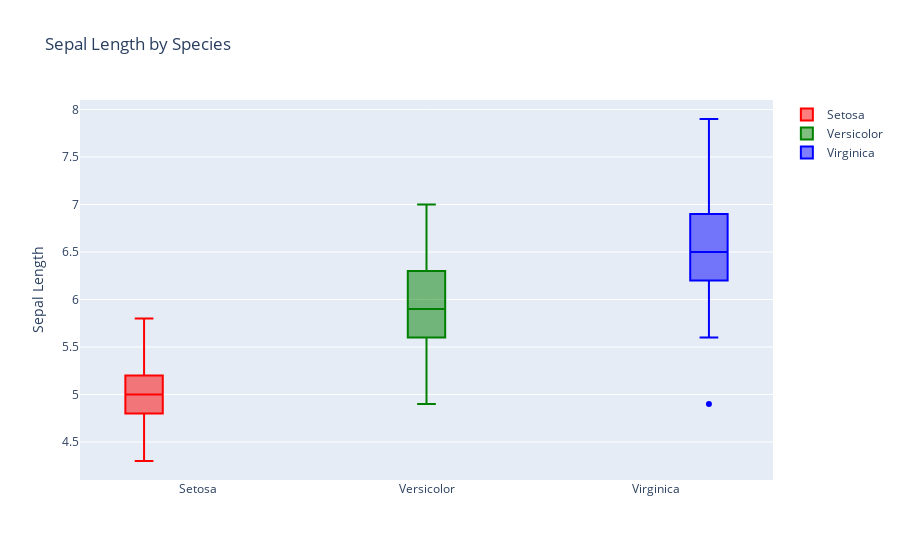

Here is the notebook cell this chart was saved with:
### Code cell
import plotly.graph_objects as go

setosa_sepal_length = iris_df[iris_df['species'] == 'setosa']['sepal length (cm)']
versicolor_sepal_length = iris_df[iris_df['species'] == 'versicolor']['sepal length (cm)']
virginica_sepal_length = iris_df[iris_df['species'] == 'virginica']['sepal length (cm)']

# Crear una figura
fig = go.Figure()
# Agregar los boxplots para cada especie
fig.add_trace(go.Box(y=setosa_sepal_length, name='Setosa', marker_color='red'))
fig.add_trace(go.Box(y=versicolor_sepal_length, name='Versicolor', marker_color='green'))
fig.add_trace(go.Box(y=virginica_sepal_length, name='Virginica', marker_color='blue'))

# Agregar títulos y etiquetas
fig.update_layout(
   title='Sepal Length by Species',
   yaxis_title='Sepal Length',
   boxmode='group'  # Agrupar juntas las cajas de los diferentes trazos para cada categoría
)

### Figure 1 — Plotly figure (JSON) as saved in the notebook; plotly's stock layout.template omitted (floating-point values rounded to 4 significant figures)
{"data": [{"marker": {"color": "red"}, "name": "Setosa", "type": "box", "y": [5.1, 4.9, 4.7, 4.6, 5.0, 5.4, 4.6, 5.0, 4.4, 4.9, 5.4, 4.8, 4.8, 4.3, 5.8, 5.7, 5.4, 5.1, 5.7, 5.1, 5.4, 5.1, 4.6, 5.1, 4.8, 5.0, 5.0, 5.2, 5.2, 4.7, 4.8, 5.4, 5.2, 5.5, 4.9, 5.0, 5.5, 4.9, 4.4, 5.1, 5.0, 4.5, 4.4, 5.0, 5.1, 4.8, 5.1, 4.6, 5.3, 5.0]}, {"marker": {"color": "green"}, "name": "Versicolor", "type": "box", "y": [7.0, 6.4, 6.9, 5.5, 6.5, 5.7, 6.3, 4.9, 6.6, 5.2, 5.0, 5.9, 6.0, 6.1, 5.6, 6.7, 5.6, 5.8, 6.2, 5.6, 5.9, 6.1, 6.3, 6.1, 6.4, 6.6, 6.8, 6.7, 6.0, 5.7, 5.5, 5.5, 5.8, 6.0, 5.4, 6.0, 6.7, 6.3, 5.6, 5.5, 5.5, 6.1, 5.8, 5.0, 5.6, 5.7, 5.7, 6.2, 5.1, 5.7]}, {"marker": {"color": "blue"}, "name": "Virginica", "type": "box", "y": [6.3, 5.8, 7.1, 6.3, 6.5, 7.6, 4.9, 7.3, 6.7, 7.2, 6.5, 6.4, 6.8, 5.7, 5.8, 6.4, 6.5, 7.7, 7.7, 6.0, 6.9, 5.6, 7.7, 6.3, 6.7, 7.2, 6.2, 6.1, 6.4, 7.2, 7.4, 7.9, 6.4, 6.3, 6.1, 7.7, 6.3, 6.4, 6.0, 6.9, 6.7, 6.9, 5.8, 6.8, 6.7, 6.7, 6.3, 6.5, 6.2, 5.9]}], "layout": {"boxmode": "group", "title": {"text": "Sepal Length by Species"}, "yaxis": {"title": {"text": "Sepal Length"}}}}
